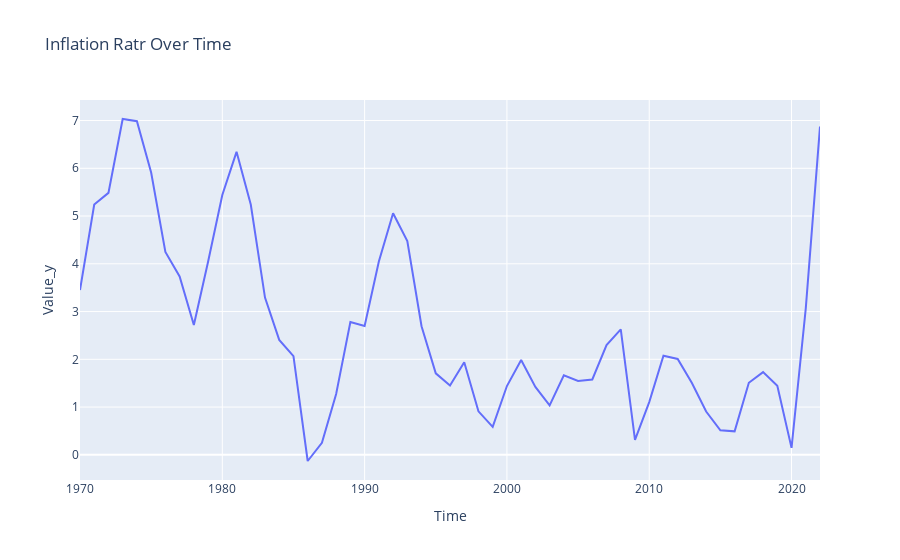

Notebook source saved alongside this figure:
### Code cell
import plotly.express as px

fig = px.line(merged_data, x='Time', y='Value_y', title='Inflation Ratr Over Time')
fig.show()

### Figure 1 — Plotly figure (JSON) as saved in the notebook; plotly's stock layout.template omitted (floating-point values rounded to 4 significant figures)
{"data": [{"hovertemplate": "Time=%{x}<br>Value_y=%{y}<extra></extra>", "legendgroup": "", "line": {"color": "#636efa", "dash": "solid"}, "marker": {"symbol": "circle"}, "mode": "lines", "name": "", "orientation": "v", "showlegend": false, "type": "scatter", "x": [1970, 1971, 1972, 1973, 1974, 1975, 1976, 1977, 1978, 1979, 1980, 1981, 1982, 1983, 1984, 1985, 1986, 1987, 1988, 1989, 1990, 1991, 1992, 1993, 1994, 1995, 1996, 1997, 1998, 1999, 2000, 2001, 2002, 2003, 2004, 2005, 2006, 2007, 2008, 2009, 2010, 2011, 2012, 2013, 2014, 2015, 2016, 2017, 2018, 2019, 2020, 2021, 2022], "xaxis": "x", "y": [3.45, 5.241, 5.485, 7.032, 6.986, 5.91, 4.247, 3.734, 2.719, 4.044, 5.441, 6.344, 5.241, 3.293, 2.406, 2.066, -0.1294, 0.2499, 1.274, 2.781, 2.696, 4.047, 5.057, 4.475, 2.693, 1.706, 1.45, 1.939, 0.9112, 0.5854, 1.44, 1.984, 1.421, 1.034, 1.666, 1.547, 1.577, 2.298, 2.628, 0.3127, 1.104, 2.075, 2.008, 1.505, 0.9068, 0.5144, 0.4917, 1.509, 1.732, 1.446, 0.1449, 3.067, 6.873], "yaxis": "y"}], "layout": {"legend": {"tracegroupgap": 0}, "title": {"text": "Inflation Ratr Over Time"}, "xaxis": {"anchor": "y", "domain": [0, 1], "title": {"text": "Time"}}, "yaxis": {"anchor": "x", "domain": [0, 1], "title": {"text": "Value_y"}}}}
